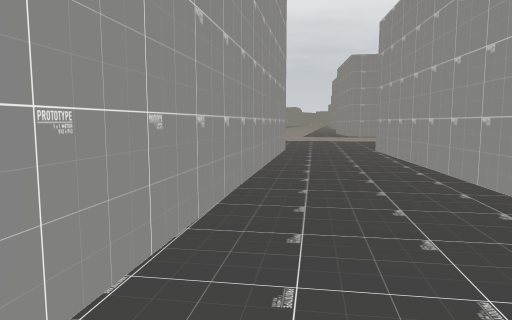
[1] (above)

22 first-person views from a walk through a scene from a Unity 3-D project. The camera is 1.4 m above the floor, tilts 6° down and sees 70° across. The floor is counted in squares, 2 m on a side. Each view is taken from the middle of a square. On the plan, view 1 faces up. The plan holds only what a view shows up to about 11 squares ahead; the rest is blank. The place goes on beyond the plan. The player character is not drawn. Some animated figures are left out. Some surface patterns are stand-ins.

[2]
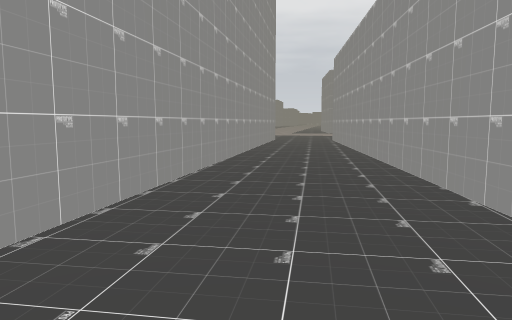

[3]
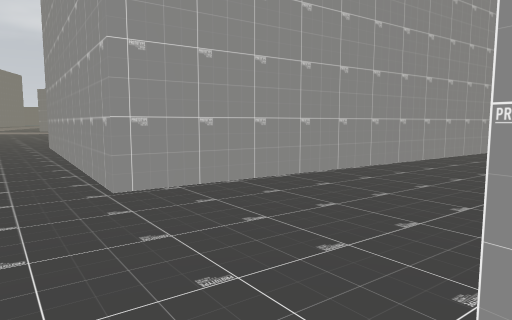

[4]
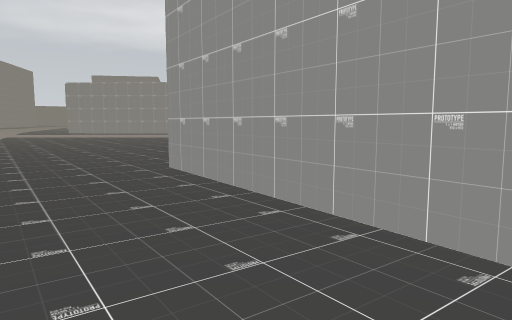

[5]
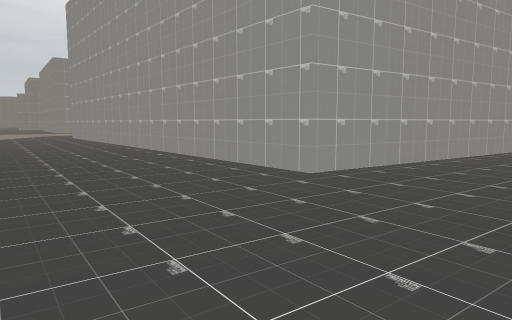

[6]
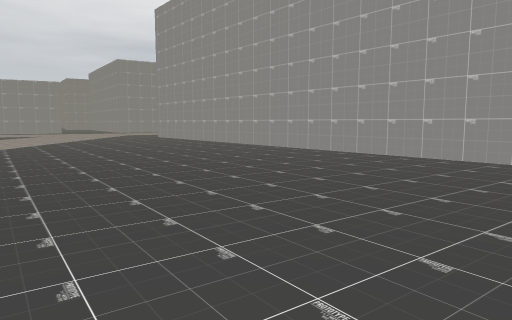

[7]
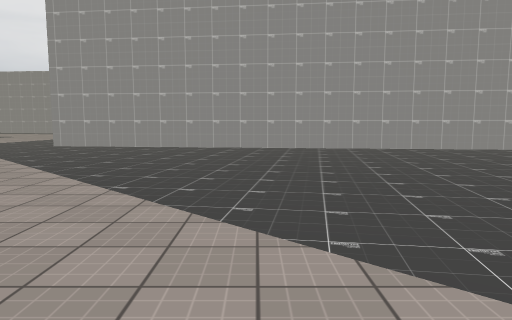

[8]
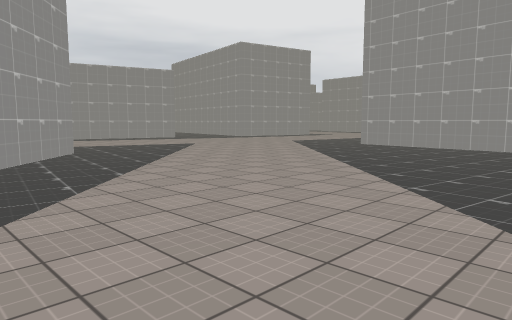

[9]
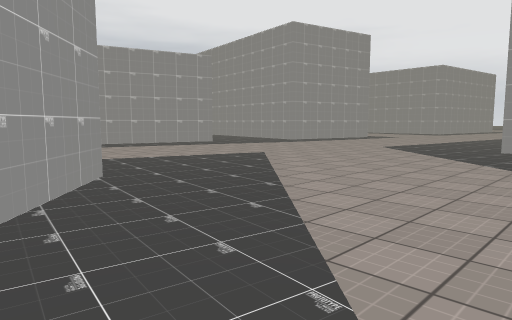

[10]
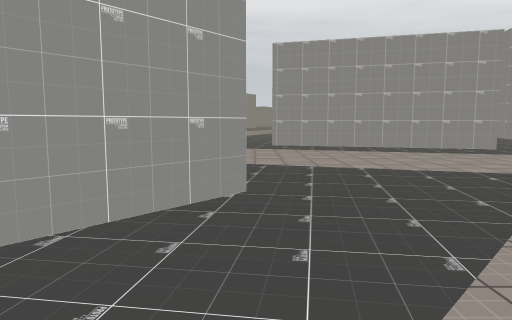

[11]
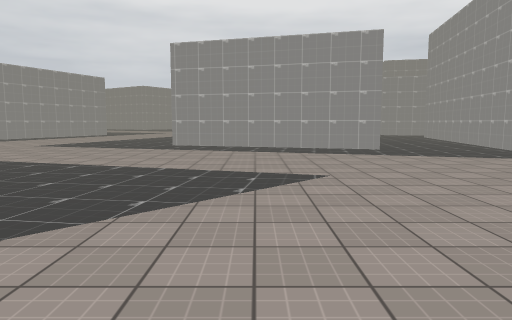

[12]
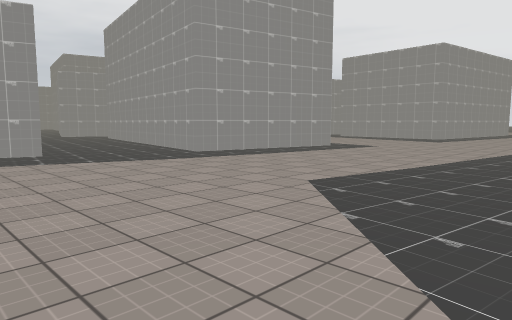

[13]
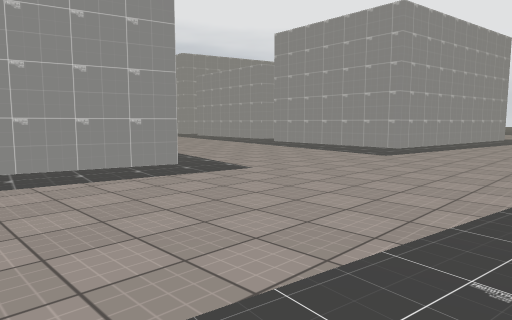

[14]
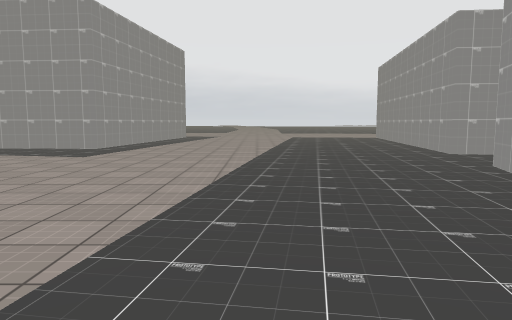

[15]
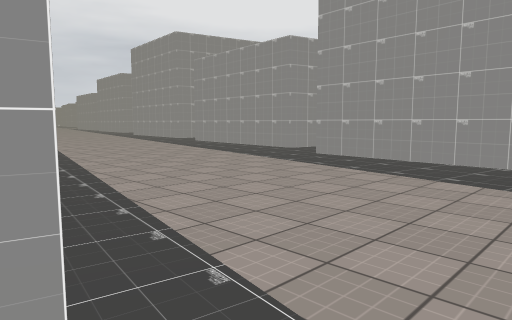

[16]
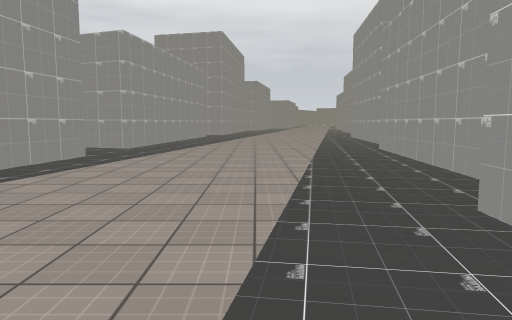

[17]
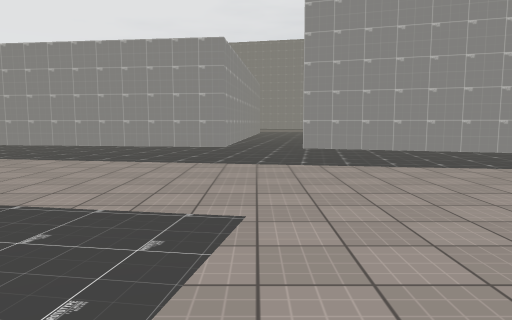

[18]
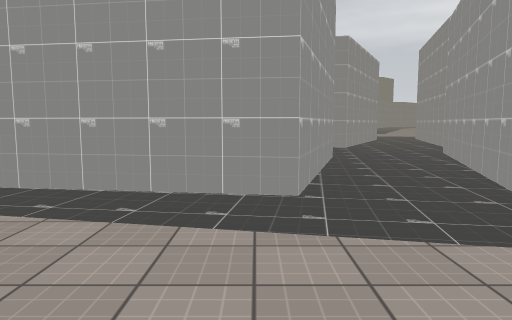

[19]
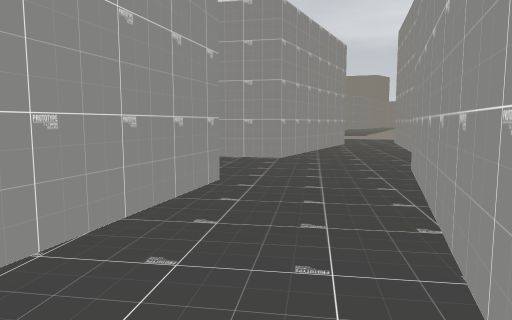

[20]
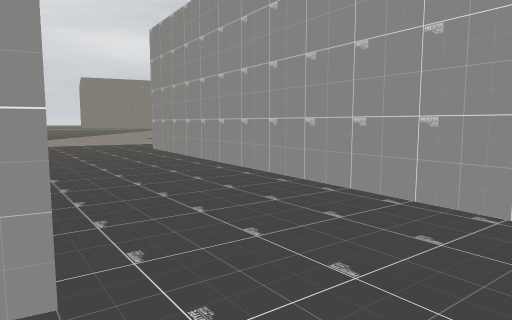

[21]
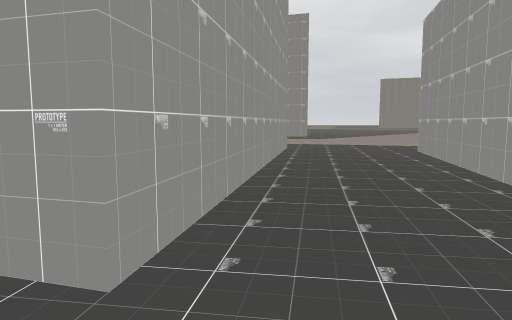

[22]
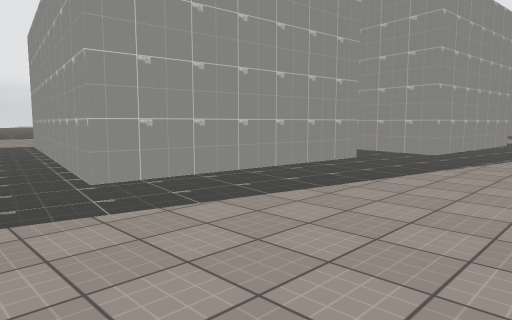

### Floor plan
Points are (right, up) in squares from view 1. A wall is a line through its corners. A room is listed if a view was taken in it or the views show most of it. See-through windows are left out.
Room 1 (views 1, 2, 3, 4, 5, 6, 7, 8, 9, 10, 11, 12, 13, 14, 15, 16, 17, 18, 19, 20, 21, 22)
walls: (-3.9, 10.7) (0.8, 9.2) (-1.5, -3.5) (-8.9, -2) (-7.4, 11.9); (-1.6, 18.2) (-5.8, 19.2) (-4.4, 27.6) (-0.5, 26.4) (-0.9, 23.1); (-15.1, 14.7) (-16.9, 12.5); (6.9, 16.7) (4.4, 17.1) (4.8, 21.8) (6.8, 21.5); (6.7, 23.2) (5.7, 23.4) (6.2, 28.4) (7.6, 28.2); (1.9, -2.4) (2.9, 8.8) (7.5, 8.2); (-11, 30.5) (-7.1, 28.5) (-8.8, 20.4) (-14.6, 22); (-0.1, 30.1) (-0.3, 28.5) (-5.4, 30.3)

Where each view was taken, in squares from view 1:
view 1: 0 up, 0 right, facing up
view 2: 5 down, 0 right, facing up
view 3: 5 down, 2 right, facing up-left
view 4: 5 down, 4 left, facing up-left
view 5: 5 down, 13 left, facing up-right
view 6: 3 down, 16 left, facing up-right
view 7: 6 up, 18 left, facing right
view 8: 6 up, 18 left, facing up-right
view 9: 10 up, 17 left, facing up-right
view 10: 11 up, 15 left, facing up
view 11: 11 up, 12 left, facing up
view 12: 12 up, 11 left, facing up-right
view 13: 13 up, 5 left, facing up-right
view 14: 13 up, 5 left, facing right
view 15: 17 up, 2 left, facing up-right
view 16: 19 up, 3 right, facing up
view 17: 19 up, 2 right, facing down
view 18: 26 up, 3 right, facing left
view 19: 28 up, 0 right, facing left
view 20: 29 up, 4 left, facing down-left
view 21: 29 up, 5 left, facing down
view 22: 30 up, 2 right, facing down-right
